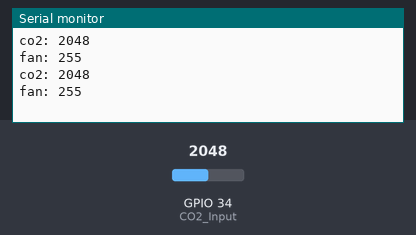
Simulated run of this sketch. Board: ESP32. Parts: the last lines printed to the serial monitor. The inputs (shaded band) are chosen by the test bench; at power-on: GPIO 34 (CO2_Input) = 2048. Nothing arrives over Bluetooth unless stated.

Above: at 10.8 s.
10.9 s: GPIO 34 (CO2_Input) set to 2866
At 20.7 s:
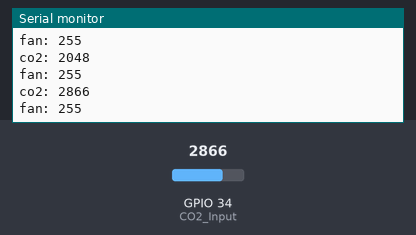
20.9 s: GPIO 34 (CO2_Input) set to 3603
At 31.1 s:
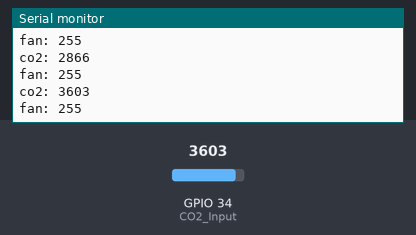
Timing chart, 0 to 32.6 s (numbered marks = the images above; inputs shaded):
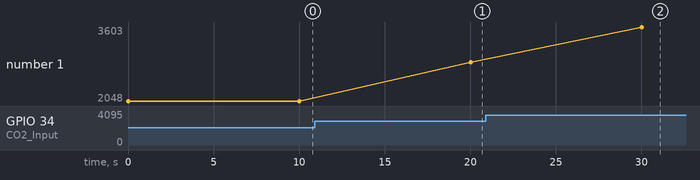

Measured:
- after the input at 10.9 s, the serial monitor: prints a new line after 9.1 s (image 1)
- after the input at 20.9 s, the serial monitor: prints a new line after 9.1 s (image 2)
- plotted number 1: 2048 → 2866 after the input at 10.9 s, 2866 → 3603 after the input at 20.9 s

The sketch:

BIP_Gas_ESP32.ino
```cpp
#include "BluetoothSerial.h"

BluetoothSerial BT;

String slaveName = "My_ESP32_Bluetooth";

const int BuiltInLed = 2;
const int CO2_Input = 34; //multisensor board A2

int pwm_fan[3] = {0, 190, 255};
int co2 = 0;

void setup() {

  BT.begin("ESP32_BT_Master", true); //Name and Master configuration
  Serial.begin(9600);
  Serial.print("Connecting to Bluetooth slave ESP32...");
  while (!BT.connect(slaveName))
  Serial.print("...");
  Serial.println("...connected!");

}

// the loop function runs over and over again forever
void loop() {
int i;

co2 = analogRead(CO2_Input);
Serial.print("co2: ");
Serial.println(co2);
Serial.print("fan: ");

if(co2 < 100){
  Serial.println(pwm_fan[0]);
  BT.write('1');
  delay(10000);
}
else if(co2 < 300){
        Serial.println(pwm_fan[1]);
        BT.write('2');
         delay(10000);
        }
      else{
        Serial.println(pwm_fan[2]);
        BT.write('3');
        delay(10000);
      }
}
```
